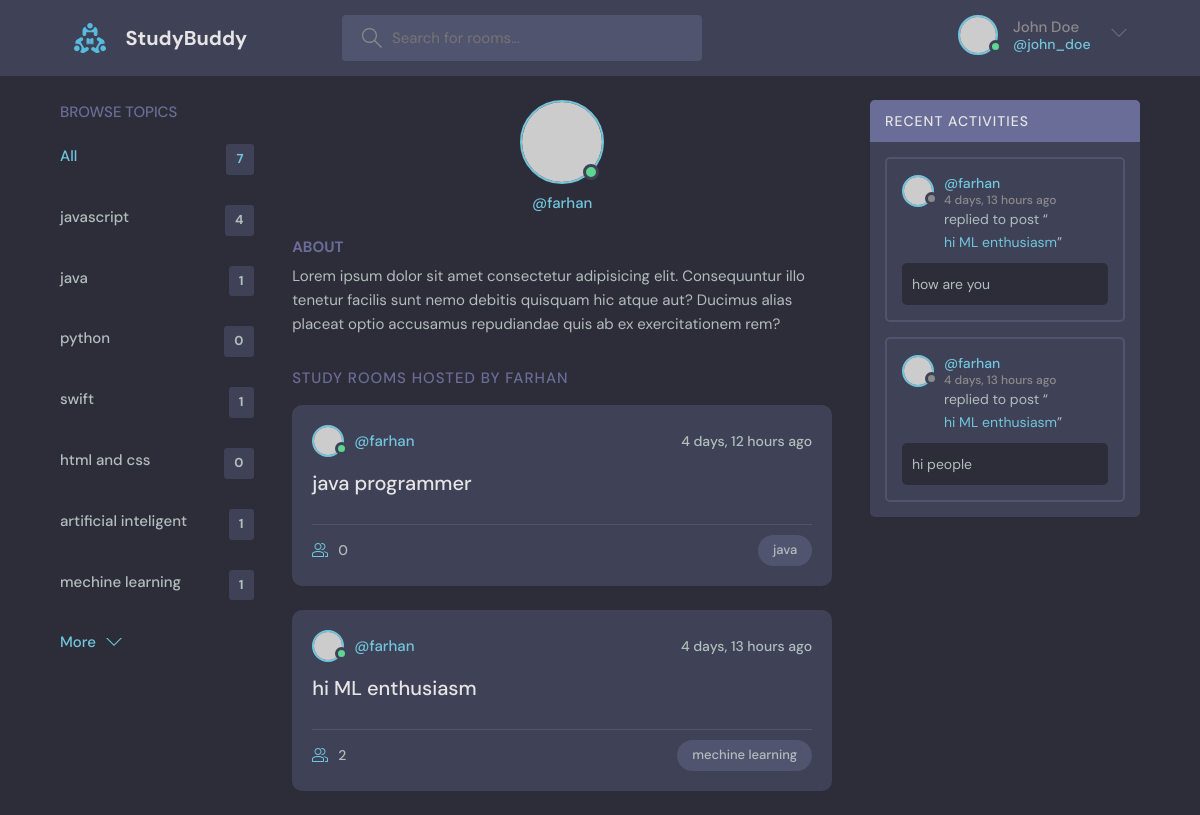
Page /user-profile/4 on the earlier database version.
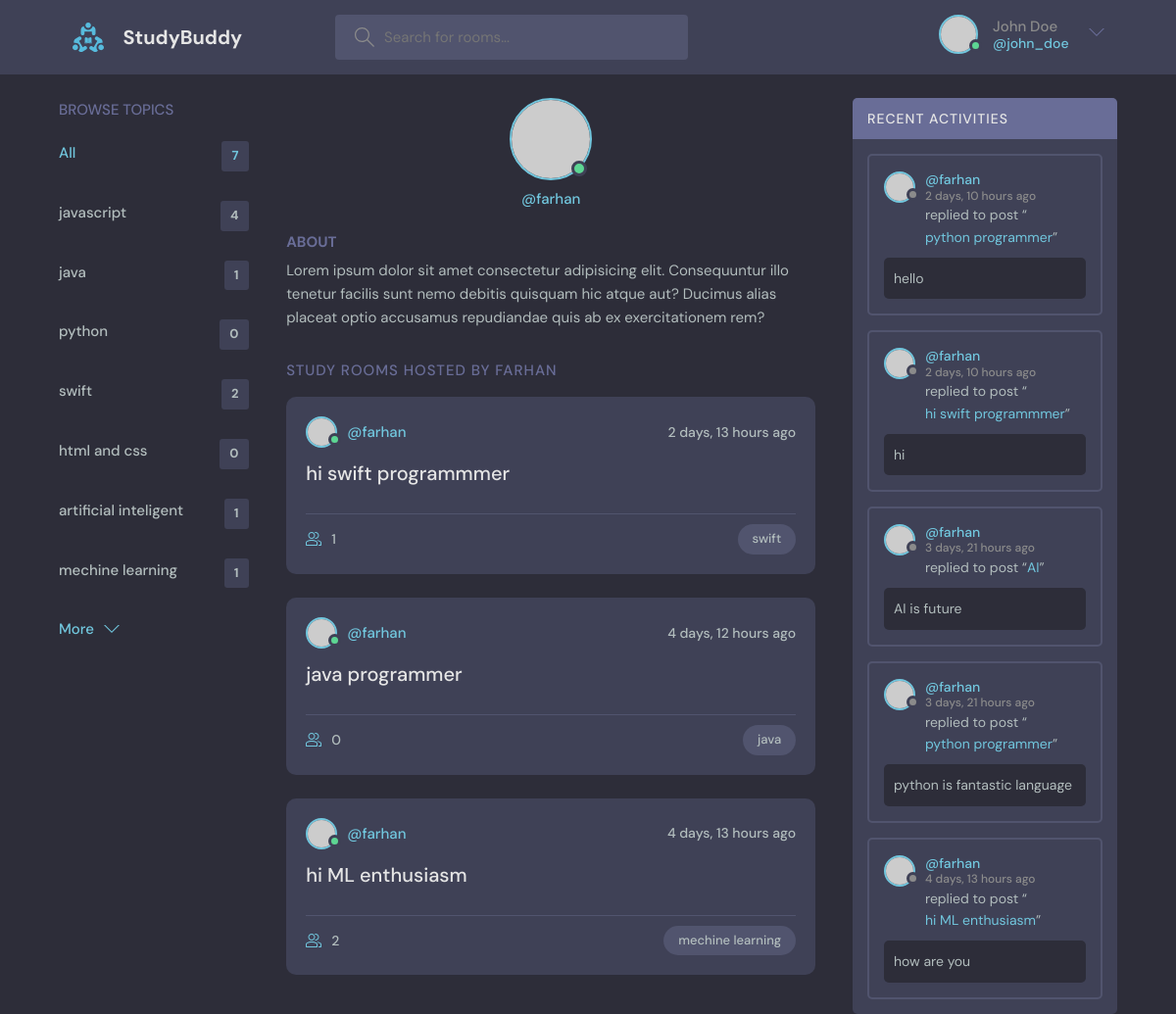
Same page on the later database version.
### user/models.py (models this page shows)
class Topic (models.Model):
    name=models.CharField(max_length=200)
    def __str__(self):
        return self.name

class Room (models.Model):
    host =models.ForeignKey(User, on_delete=models.SET_NULL, null=True)
    topic =models.ForeignKey(Topic, on_delete=models.SET_NULL, null=True)
    name =models.CharField(max_length=200)
    description=models.TextField(null=True, blank=True)
    participants =models.ManyToManyField(
        User, related_name='participants', blank=True)
    updated=models.DateTimeField(auto_now=True)
    created=models.DateTimeField(auto_now_add=True)
    class Meta:
        ordering=['-updated','-created'] #
    def __str__(self) :
        return self.name

class Message (models.Model):
    user =models.ForeignKey(User, on_delete=models.CASCADE)
    room =models.ForeignKey(Room, on_delete=models.CASCADE)
    body =models.TextField(default='Default message')
    updated=models.DateTimeField(auto_now=True)
    created =models.DateTimeField(auto_now_add=True)
    class Meta:
        ordering=['-updated','-created']
    def __str__(self):
        return self.body[0:50]

### user/views.py (the view)
# urls.py: path('user-profile/<str:pk>', views.profile, name='user-profile'),
def profile (request, pk):
    user =User.objects.get(id=pk)
    rooms =user.room_set.all() # only show which user profile you want to check that user room contain you can see
    topics= Topic.objects.all()
    room_messages =user.message_set.all() # only show which user profile you want to check that user message you can see
    context={'user':user, 'rooms':rooms ,'topics':topics, 'room_messages':room_messages}
    return render (request, 'base/profile.html', context)

### templates/base/profile.html (shortened to what this page needs)
{% extends 'base/main.html' %}
{%block content%}
  <main class="profile-page layout layout--3">
    <div class="container">
      {% include 'base/topic_component.html' %}
      <div class="roomList">
        <div class="profile">
          <div class="profile__avatar">
            <div class="avatar avatar--large active">
              <img src="https://randomuser.me/api/portraits/men/11.jpg" />
            </div>
          </div>
          <div class="profile__info">
            <p>@{{user.username}}</p>
          </div>
          <div class="profile__about">
            <h3>about</h3>
            <p>
              Lorem ipsum dolor sit amet consectetur adipisicing elit. Consequuntur illo tenetur
              facilis sunt nemo debitis quisquam hic atque aut? Ducimus alias placeat optio
              accusamus repudiandae quis ab ex exercitationem rem?
            </p>
          </div>
        </div>
        <div class="roomList__header">
          <div>
            <h2>Study Rooms Hosted by {{user.username}}</a>
            </h2>
          </div>
        </div>
        {% for room in rooms %}
        <div class="roomListRoom">
          <div class="roomListRoom__header">
            <a href="profile.html" class="roomListRoom__author">
              <div class="avatar avatar--small active">
                <img src="https://randomuser.me/api/portraits/men/11.jpg" />
              </div>
              <span>@{{room.host}}</span>
            </a>
            <div class="roomListRoom__actions">
              <span>{{room.created|timesince}} ago</span>
            </div>
          </div>
          <div class="roomListRoom__content">
            <a href="{% url 'room' room.id %}">{{room.name}}</a>
          </div>
          <div class="roomListRoom__meta">
            <a class="roomListRoom__joined">
              {{room.participants.all.count}}
            </a>
            <p class="roomListRoom__topic">{{room.topic}}</p>
          </div>
        </div>
        {%endfor%}
      </div>
      {% include 'base/activity_component.html'%}
    </div>
  </main>
{% endblock content%}

### templates/base/main.html (shortened to what this page needs)
<!DOCTYPE html>
{% load static %}
<html lang="en">
<head>
    <link rel="stylesheet" href="{% static 'styles/style.css' %}">
</head>
<body>
     {% include "base/navbar.html" %}
     {% block content %}
     {% endblock content %}
</body>
</html>

### templates/base/navbar.html (shortened to what this page needs)
{% load static %}
<header class="header header--loggedIn">
    <div class="container">
      <a href="/" class="header__logo">
        <img src="{% static 'images/logo.svg' %}" />
        <h1>StudyBuddy</h1>
      </a>
      <form class="header__search" method="GET" action="{% url 'home' %}">
        <label>
          <input name='q'placeholder="Search for rooms..." />
        </label>
      </form>
      <nav class="header__menu">
        <div class="header__user">
          <a href="{%url 'user-profile' user.id%}">
            <div class="avatar avatar--medium active">
              <img src="https://randomuser.me/api/portraits/men/37.jpg" />
            </div>
            <p>John Doe <span>@john_doe</span></p>
          </a>
          <button class="dropdown-button">
            <svg version="1.1" xmlns="http://www.w3.org/2000/svg" width="32" height="32" viewBox="0 0 32 32">
              <title>chevron-down</title>
              <path d="M16 21l-13-13h-3l16 16 16-16h-3l-13 13z"></path>
            </svg>
          </button>
        </div>
      </nav>
    </div>
  </header>

### templates/base/topic_component.html (shortened to what this page needs)
<div class="topics">
    <div class="topics__header">
      <h2>Browse Topics</h2>
    </div>
    <ul class="topics__list">
      <li>
        <a href="{% url 'home'%}" class="active">All <span>{{topics.count}}</span></a>
      </li>
      {% for topic in topics %}
      <li>
        <a href="{% url 'home' %}?q={{topic.name}}">{{topic.name}} <span>{{topic.room_set.all.count}}</span></a>
      </li>
      {%endfor%}
    </ul>
    <a class="btn btn--link" href="topics.html">
      More
      <svg version="1.1" xmlns="http://www.w3.org/2000/svg" width="32" height="32" viewBox="0 0 32 32">
        <title>chevron-down</title>
        <path d="M16 21l-13-13h-3l16 16 16-16h-3l-13 13z"></path>
      </svg>
    </a>
  </div>

### templates/base/activity_component.html (shortened to what this page needs)
<div class="activities">
    <div class="activities__header">
      <h2>Recent Activities</h2>
    </div>
    {% for message in room_messages%}
    <div class="activities__box">
      <div class="activities__boxHeader roomListRoom__header">
        <a href="profile.html" class="roomListRoom__author">
          <div class="avatar avatar--small">
            <img src="https://randomuser.me/api/portraits/women/11.jpg" />
          </div>
          <p>
            @{{message.user.username}}
            <span>{{message.created|timesince}} ago</span>
          </p>
        </a>
      </div>
      <div class="activities__boxContent">
        <p>replied to post “<a href="{url 'user-profile' message.user.id}">{{message.room}}</a>”</p>
        <div class="activities__boxRoomContent">
          {{message}}
        </div>
      </div>
    </div>
    {% endfor%}
</div>

Differences in the rows shown:
removed Message: user.username "farhan", created "4 days, 13 hours", room "hi ML enthusiasm", body "hi people"
computed for Topic "swift": room_set.all.count "1" → "2"
added Room: host "farhan", created "2 days, 13 hours", name "hi swift programmmer", participants.all.count "1", topic "swift"
added Message: user.username "farhan", created "2 days, 10 hours", room "python programmer", body "hello"
added Message: user.username "farhan", created "2 days, 10 hours", room "hi swift programmmer", body "hi"
added Message: user.username "farhan", created "3 days, 21 hours", room "AI", body "AI is future"
added Message: user.username "farhan", created "3 days, 21 hours", room "python programmer", body "python is fantastic language"
